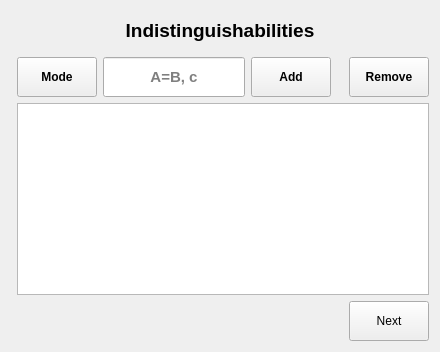
      <widget class="QWidget" name="tab_indist">
       <attribute name="title">
        <string>Indistinguishability</string>
       </attribute>
       <layout class="QGridLayout" name="gridLayout_7">
        <item row="2" column="1" colspan="6">
         <widget class="QListView" name="text_output_list_of_indists">
          <property name="minimumSize">
           <size>
            <width>0</width>
            <height>40</height>
           </size>
          </property>
         </widget>
        </item>
        <item row="3" column="6">
         <widget class="QPushButton" name="button_next_tab_indist_to_conc">
          <property name="minimumSize">
           <size>
            <width>0</width>
            <height>40</height>
           </size>
          </property>
          <property name="text">
           <string>Next</string>
          </property>
          <property name="checkable">
           <bool>false</bool>
          </property>
         </widget>
        </item>
        <item row="1" column="2">
         <widget class="QLineEdit" name="textinput_indist_modes">
          <property name="minimumSize">
           <size>
            <width>0</width>
            <height>40</height>
           </size>
          </property>
          <property name="font">
           <font>
            <pointsize>11</pointsize>
            <bold>true</bold>
           </font>
          </property>
          <property name="text">
           <string/>
          </property>
          <property name="frame">
           <bool>true</bool>
          </property>
          <property name="alignment">
           <set>Qt::AlignCenter</set>
          </property>
          <property name="placeholderText">
           <string>A=B, c</string>
          </property>
         </widget>
        </item>
        <item row="0" column="0" colspan="7">
         <widget class="QLabel" name="label_title_set_indists">
          <property name="minimumSize">
           <size>
            <width>0</width>
            <height>40</height>
           </size>
          </property>
          <property name="frameShape">
           <enum>QFrame::NoFrame</enum>
          </property>
          <property name="frameShadow">
           <enum>QFrame::Plain</enum>
          </property>
          <property name="text">
           <string>&lt;html&gt;&lt;head/&gt;&lt;body&gt;&lt;p align=&quot;center&quot;&gt;&lt;span style=&quot; font-size:14pt; font-weight:700;&quot;&gt;Indistinguishabilities&lt;/span&gt;&lt;/p&gt;&lt;/body&gt;&lt;/html&gt;</string>
          </property>
         </widget>
        </item>
        <item row="1" column="3">
         <widget class="QPushButton" name="button_add_indist_to_output">
          <property name="minimumSize">
           <size>
            <width>0</width>
            <height>40</height>
           </size>
          </property>
          <property name="font">
           <font>
            <bold>true</bold>
           </font>
          </property>
          <property name="text">
           <string>Add</string>
          </property>
         </widget>
        </item>
        <item row="1" column="6">
         <widget class="QPushButton" name="button_remove_indist_from_output">
          <property name="minimumSize">
           <size>
            <width>0</width>
            <height>40</height>
           </size>
          </property>
          <property name="font">
           <font>
            <bold>true</bold>
           </font>
          </property>
          <property name="text">
           <string>Remove</string>
          </property>
         </widget>
        </item>
        <item row="1" column="1">
         <widget class="QPushButton" name="button_add_indist_mode">
          <property name="minimumSize">
           <size>
            <width>0</width>
            <height>40</height>
           </size>
          </property>
          <property name="font">
           <font>
            <bold>true</bold>
           </font>
          </property>
          <property name="text">
           <string>Mode</string>
          </property>
         </widget>
        </item>
       </layout>
      </widget>
